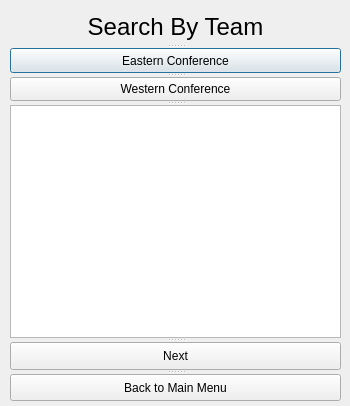
<?xml version="1.0" encoding="UTF-8"?>
<ui version="4.0">
 <class>Dialog</class>
 <widget class="QDialog" name="Dialog">
  <property name="geometry">
   <rect>
    <x>0</x>
    <y>0</y>
    <width>350</width>
    <height>406</height>
   </rect>
  </property>
  <property name="windowTitle">
   <string>teamList</string>
  </property>
  <widget class="QSplitter" name="splitter_4">
   <property name="geometry">
    <rect>
     <x>10</x>
     <y>10</y>
     <width>331</width>
     <height>391</height>
    </rect>
   </property>
   <property name="orientation">
    <enum>Qt::Vertical</enum>
   </property>
   <widget class="QSplitter" name="splitter_3">
    <property name="orientation">
     <enum>Qt::Vertical</enum>
    </property>
    <widget class="QLabel" name="label">
     <property name="text">
      <string>&lt;html&gt;&lt;head/&gt;&lt;body&gt;&lt;p align=&quot;center&quot;&gt;&lt;span style=&quot; font-size:18pt;&quot;&gt;Search By Team&lt;/span&gt;&lt;/p&gt;&lt;/body&gt;&lt;/html&gt;</string>
     </property>
    </widget>
    <widget class="QSplitter" name="splitter_2">
     <property name="orientation">
      <enum>Qt::Vertical</enum>
     </property>
     <widget class="QSplitter" name="splitter">
      <property name="orientation">
       <enum>Qt::Vertical</enum>
      </property>
      <widget class="QPushButton" name="east">
       <property name="text">
        <string>Eastern Conference</string>
       </property>
      </widget>
      <widget class="QPushButton" name="west">
       <property name="text">
        <string>Western Conference</string>
       </property>
      </widget>
     </widget>
     <widget class="QTableWidget" name="teamList"/>
    </widget>
   </widget>
   <widget class="QPushButton" name="teamListNext">
    <property name="text">
     <string>Next</string>
    </property>
   </widget>
   <widget class="QPushButton" name="backToMainMenu">
    <property name="text">
     <string>Back to Main Menu</string>
    </property>
   </widget>
  </widget>
 </widget>
 <resources/>
 <connections/>
</ui>
